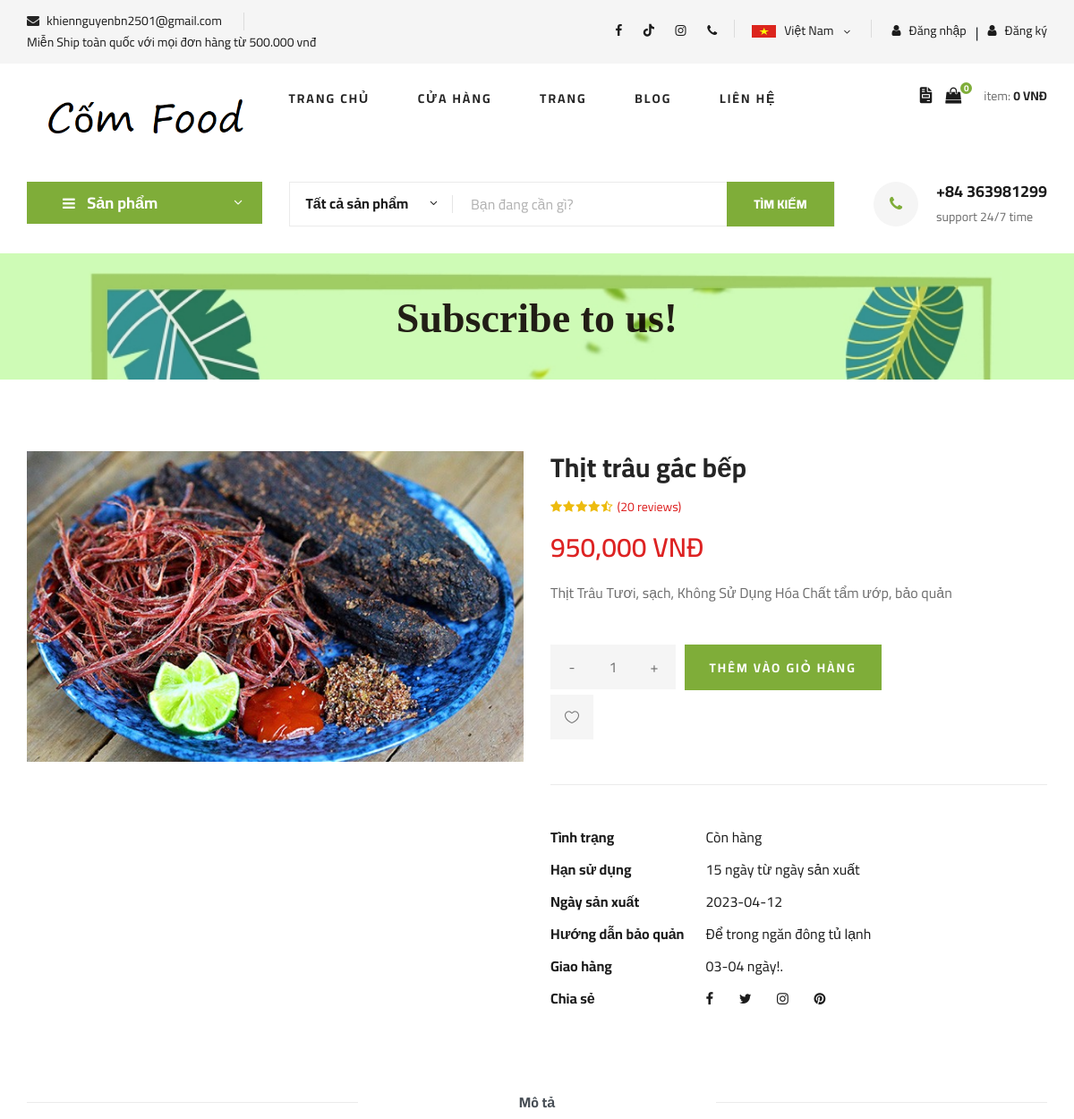
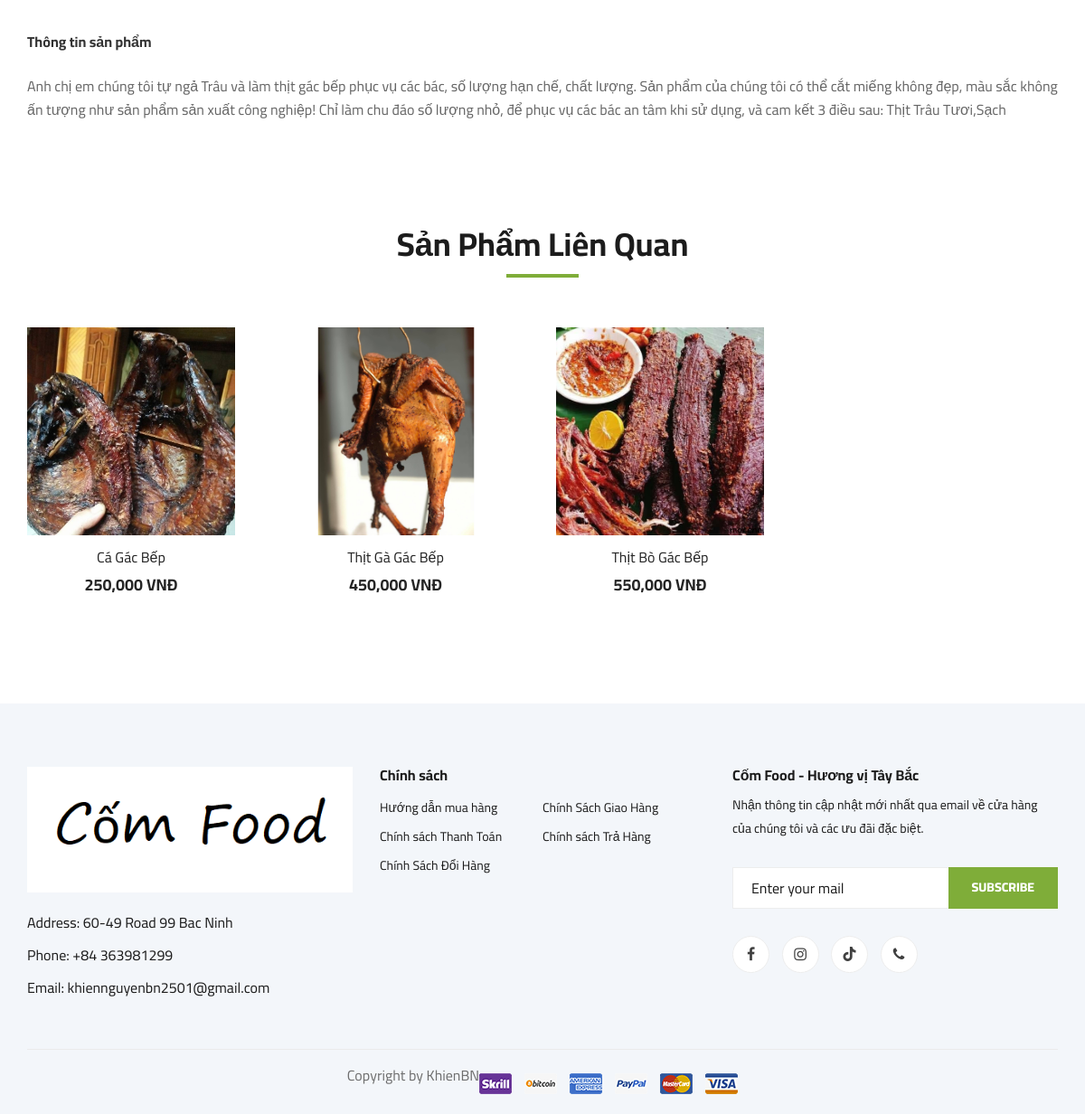
Screenshot of /chi-tiet/sanpham/1 with the database file from the repository (2 pictures, top to bottom).
### tables this page shows
CREATE TABLE `products` (
  `product_id` int(11) NOT NULL,
  `product_name` varchar(50) NOT NULL,
  `image` varchar(150) NOT NULL,
  `price` float NOT NULL,
  `description` text NOT NULL,
  `productType_id` int(11) NOT NULL,
  `availability` varchar(30) NOT NULL,
  `information` text NOT NULL,
  `date` varchar(100) DEFAULT NULL,
  `ndate` date DEFAULT NULL,
  `hdbq` varchar(100) DEFAULT NULL
);

### core/Control.php (called while the page is built, shortened)
<?php
class Control
{
    public function model($model)
    {
        $temp = '';
        $modelArr = explode('/', $model);
        foreach ($modelArr as $key => $item) {
            $temp .= $item . '/';
            $fileCheck = rtrim($temp, '/');
            if (file_exists("./app/models/" . $fileCheck . ".php")) {
                break;
            }
        }
        return new $modelArr[0];
    }
    public function view($view, $data = [])
    {
        require_once "./app/views/" . $view . ".php";
    }
}

### app/controllers/Chi-tiet.php (called while the page is built, shortened)
<?php
class Chitiet extends Control
{
    public function sanpham($item)
    {
        $get = $this->model("HomeModels");
        $proType_id = mysqli_fetch_array($get->get_detail_product($item));
        $this->view("Client/layoutss/Layout2", [
            "page" => "DetailPage",
            "detail" => $get->get_detail_product($item),
            "product_type" => $get->get_productType(),
            "related_product" => $get->get_related_product($proType_id['productType_id'], $proType_id['product_id']),
        ]);
    }
}

### index.php (called while the page is built, shortened)
<?php
$app = new App();

### core/DBconfig.php (called while the page is built, shortened)
<?php
class DB
{
    protected $severname = "localhost";
    protected $username = "root";
    protected $password = "";
    function __construct()
    {
        $this->con = mysqli_connect($this->severname, $this->username, $this->password);
    }
}

### app/models/HomeModels.php (called while the page is built, shortened)
<?php
class HomeModels extends DB
{
    public function get_productType()
    {
        $sql = "select * from producttype";
        return mysqli_query($this->con, $sql);
    }
    public function get_detail_product($item)
    {
        $sql = "select * from products where product_id = '$item' ";
        return mysqli_query($this->con, $sql);
    }
    public function get_related_product($proType_id, $proId)
    {
        $sql = "SELECT * FROM products WHERE productType_id = '$proType_id' AND NOT product_id='$proId' limit 4";
        return mysqli_query($this->con, $sql);
    }
}

### app/views/Client/pagess/DetailPage.php (the view, shortened to what this page needs)
<section class="product-details spad">
    <div class="container">
        <div class="row">
            <?php foreach ($data['detail'] as $each) : ?>
                <div class="col-lg-6 col-md-6">
                    <div class="product__details__pic">
                        <div class="product__details__pic__item">
                            <img class="product__details__pic__item--large" src="<?php echo _WEB_ROOT . $each['image'] ?>" alt="">
                        </div>
                        <div class="product__details__pic__slider owl-carousel">
                        </div>
                    </div>
                </div>
                <div class="col-lg-6 col-md-6">
                    <div class="product__details__text">
                        <h3><?php echo $each['product_name'] ?></h3>
                        <div class="product__details__rating">
                            <i class="fa fa-star"></i>
                            <i class="fa fa-star"></i>
                            <i class="fa fa-star"></i>
                            <i class="fa fa-star"></i>
                            <i class="fa fa-star-half-o"></i>
                            <span>(20 reviews)</span>
                        </div>
                        <div class="product__details__price"><?php echo number_format($each['price']) . " VNĐ" ?></div>
                        <p><?php echo $each['information'] ?></p>
                        <form action="<?php echo _WEB_ROOT . "/Cart/store" ?>" method="post">
                            <div class="product__details__quantity">
                                <div class="quantity">
                                    <div class="pro-qty">
                                        <input type="text" name="quantity" value="1">
                                    </div>
                                </div>
                            </div>
                            <input class="primary-btn" type="submit" name="submit" value="Thêm vào giỏ hàng">
                        </form>
                        <a href="#" class="heart-icon"><span class="icon_heart_alt"></span></a>
                        <ul>
                            <li><b>Tình trạng</b> <span><?php echo $each['availability'] ?></span></li>
                            <li><b>Hạn sử dụng</b> <span><?php echo $each['date'] ?></span></li>
                            <li><b>Ngày sản xuất</b> <span><?php echo $each['ndate'] ?></span></li>
                            <li><b>Hướng dẫn bảo quản</b> <span><?php echo $each['hdbq'] ?></span></li>
                            <li><b>Giao hàng</b> <span>03-04 ngày!.</span></li>
                            <li><b>Chia sẻ</b>
                                <div class="share">
                                    <a href="#"><i class="fa fa-facebook"></i></a>
                                    <a href="#"><i class="fa fa-twitter"></i></a>
                                    <a href="#"><i class="fa fa-instagram"></i></a>
                                    <a href="#"><i class="fa fa-pinterest"></i></a>
                                </div>
                            </li>
                        </ul>
                    </div>
                </div>
                <div class="col-lg-12">
                    <div class="product__details__tab">
                        <ul class="nav nav-tabs" role="tablist">
                            <li class="nav-item">
                                <a class="nav-link active" data-toggle="tab" href="#tabs-1" role="tab" aria-selected="true">Mô tả</a>
                            </li>
                        </ul>
                        <div class="tab-content">
                            <div class="tab-pane active" id="tabs-1" role="tabpanel">
                                <div class="product__details__tab__desc">
                                    <h6>Thông tin sản phẩm</h6>
                                    <p><?php echo $each['description'] ?></p>
                                </div>
                            </div>
                        </div>
                    </div>
                </div>
            <?php endforeach ?>
        </div>
    </div>
</section>
<section class="related-product">
    <div class="container">
        <div class="row">
            <div class="col-lg-12">
                <div class="section-title related__product__title">
                    <h2>Sản phẩm liên quan</h2>
                </div>
            </div>
        </div>
        <div class="row">
            <?php foreach ($data['related_product'] as $each) : ?>
                <div class="col-lg-3 col-md-4 col-sm-6">
                    <div class="product__item">
                        <div class="product__item__pic set-bg" data-setbg="<?php echo _WEB_ROOT . $each['image'] ?>">
                        </div>
                        <div class="product__item__text">
                            <h6><a href="#"><?php echo $each['product_name'] ?></a></h6>
                            <h5><?php echo number_format($each['price']) . " VNĐ" ?></h5>
                        </div>
                    </div>
                </div>
            <?php endforeach ?>
        </div>
    </div>
</section>

### rows the page displays
products: image (picture), product_name "Thịt trâu gác bếp", price "950,000", information "Thịt Trâu Tươi, sạch, Không Sử Dụng Hóa Chất tẩm ướp, bảo quản", availability "Còn hàng", date "15 ngày từ ngày sản xuất", ndate "2023-04-12", hdbq "Để trong ngăn đông tủ lạnh", description "Anh chị em chúng tôi tự ngả Trâu và làm thịt gác bếp phục vụ các bác, số lượng hạn chế, chất lượng. Sản phẩm của chúng tôi có thể cắt miếng không đẹp, màu sắc không ấn tượng như sản phẩm sản xuất công nghiệp! Chỉ làm chu đáo số lượng nhỏ, để phục vụ các bác an tâm khi sử dụng, và cam kết 3 điều sau: Thịt Trâu Tươi,Sạch"
products: shows a picture, product_name "Cá Gác Bếp", price "250,000"
products: shows a picture, product_name "Thịt Gà Gác Bếp", price "450,000"
products: shows a picture, product_name "Thịt Bò Gác Bếp", price "550,000"
